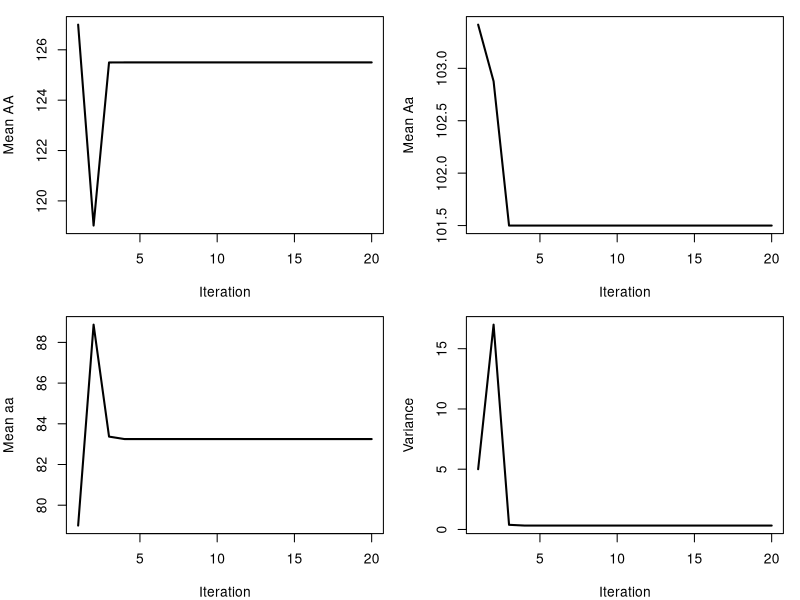

Reproduce this figure in R.
y <- c(79, 82, 85, 87, 
       100, 101, 102, 103, 
       124, 125, 126, 127)

n <- length(y)
nit <- 20

MAA <- array(max(y), dim=c(nit, 1))
MAa <- array(mean(y), dim=c(nit, 1))
Maa <- array(min(y), dim=c(nit, 1))

S  <- array(sd(y), dim=c(nit, 1))
S2 <- array(sd(y), dim=c(nit, 1))
S2[1] <- 5

for (i in 2:nit){
    temp1 <- 0.25 * dnorm(y, mean=MAA[i-1], sd=S[i-1])
    temp2 <- 0.50 * dnorm(y, mean=MAa[i-1], sd=S[i-1])
    temp3 <- 0.25 * dnorm(y, mean=Maa[i-1], sd=S[i-1])

    PAA <- temp1/(temp1 + temp2 + temp3)
    PAa <- temp2/(temp1 + temp2 + temp3)
    Paa <- 1 - PAA - PAa

    MAA[i] <- sum(y*PAA) / sum(PAA)
    MAa[i] <- sum(y*PAa) / sum(PAa)
    Maa[i] <- sum(y*Paa) / sum(Paa)

    # S[i] <- sqrt((1/nit) * (sum((y-MAA[i])^2) +
    #                         sum((y-MAa[i])^2) +
    #                         sum((y-Maa[i])^2)))
    S2[i] <- (sum(PAA * (y-MAA[i])^2) + 
              sum(PAa * (y-MAa[i])^2) +
              sum(Paa * (y-Maa[i])^2)) / (n * sum(PAA+PAa+Paa))
    S[i] <- sqrt(S2[i])
}

par(mfrow=c(2,2))
par(mar=c(4,4,1,1))
plot(MAA, type="l", lwd=2, main="",
     ylab="Mean AA", xlab="Iteration")
plot(MAa, type="l", lwd=2, main="",
     ylab="Mean Aa", xlab="Iteration")
plot(Maa, type="l", lwd=2, main="",
     ylab="Mean aa", xlab="Iteration")
plot(S2, type="l", lwd=2, main="",
     ylab="Variance", xlab="Iteration")

cat("Estimated mean of genotype AA: ")
MAA[nit]
cat("Estimated mean of genotype Aa: ")
MAa[nit]
cat("Estimated mean of genotype aa: ")
Maa[nit]
cat("Estimated variance: ")
S2[nit]
